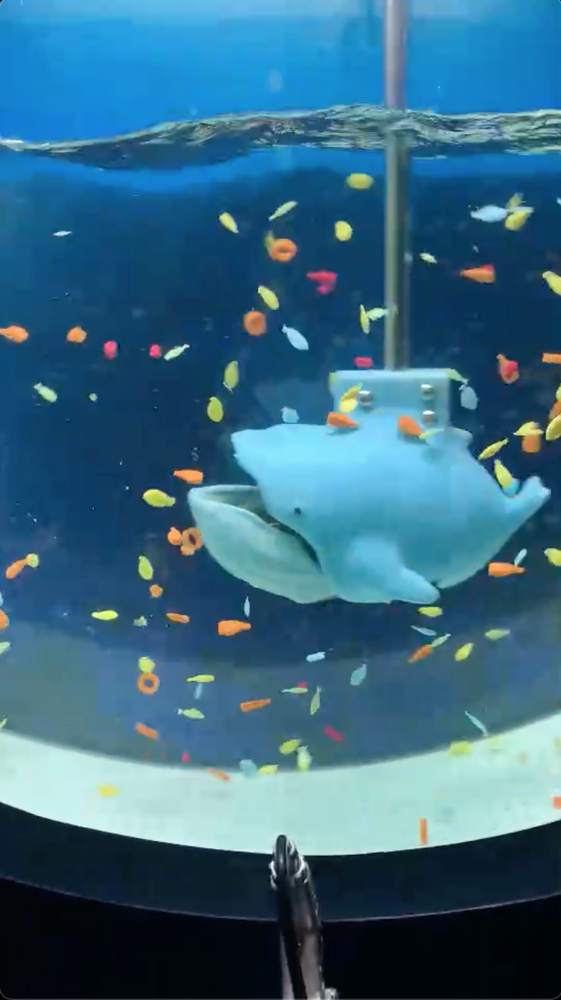
#> input picture test01.png, 561 x 1000 px, shrunk from 866 x 1544 before the run
$ jupyter execute --allow-errors 'whale count1.ipynb'   (older library calls are emulated)
#> lines starting #> are read from the running program, lines starting #| are printed output that depends on the picture
[cell 1]
import numpy as np
import cv2
from google.colab.patches import cv2_imshow
import time

#> (a cell that did not finish here is left out)

[cell 3]
imageFrame=cv2.imread('test01.png')
#> imageFrame is the input picture: shape (1000, 561, 3); mean B, G, R 130.2, 104.7, 54.6
cv2_imshow(imageFrame)

[cell 4]
#ret, imageFrame = webcam.read()
Roiframe =imageFrame
LUV = cv2.cvtColor(Roiframe, cv2.COLOR_BGR2LUV)
#> LUV: shape (1000, 561, 3); mean of channels 0, 1, 2 104.8, 83.5, 112.2
blur = cv2.blur(LUV, (3, 3) )
#> blur: shape (1000, 561, 3); mean of channels 0, 1, 2 104.8, 83.5, 112.2
erude = cv2.erode(blur, (3, 3))
#> erude: shape (1000, 561, 3); mean of channels 0, 1, 2 103.8, 83.4, 111.8
dilation = cv2.dilate(erude, (3, 3))
#> dilation: shape (1000, 561, 3); mean of channels 0, 1, 2 104.9, 83.5, 112.2
closing = cv2.morphologyEx(dilation, cv2.MORPH_CLOSE, (7,7))
#> closing: shape (1000, 561, 3); mean of channels 0, 1, 2 105, 83.5, 112.2
edges = cv2.Canny(closing, 5, 40)
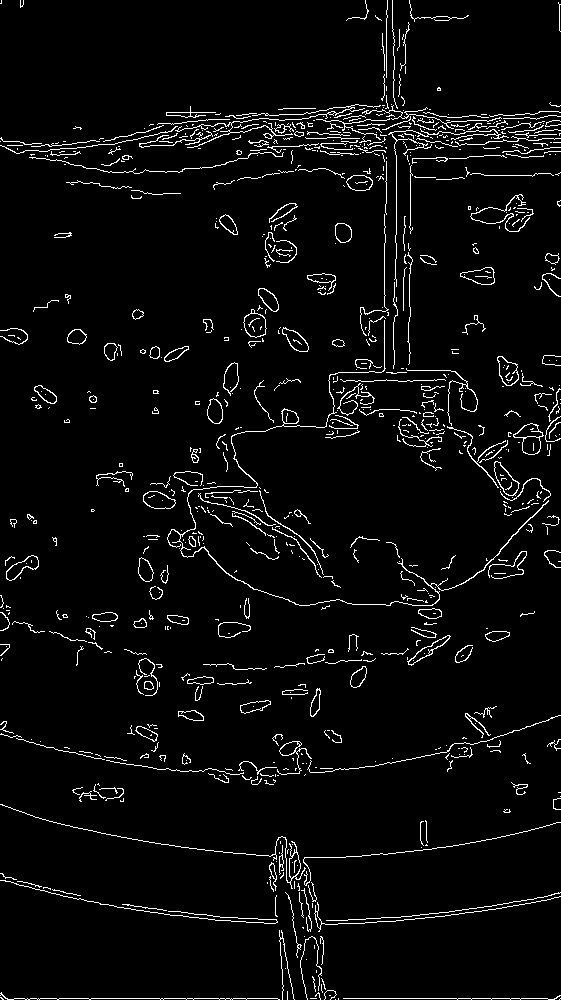
#> edges: shape (1000, 561); 4.1% white in thin lines or dots
#edges = cv2.Canny(LUV, 10, 100)

cv2_imshow(edges)
